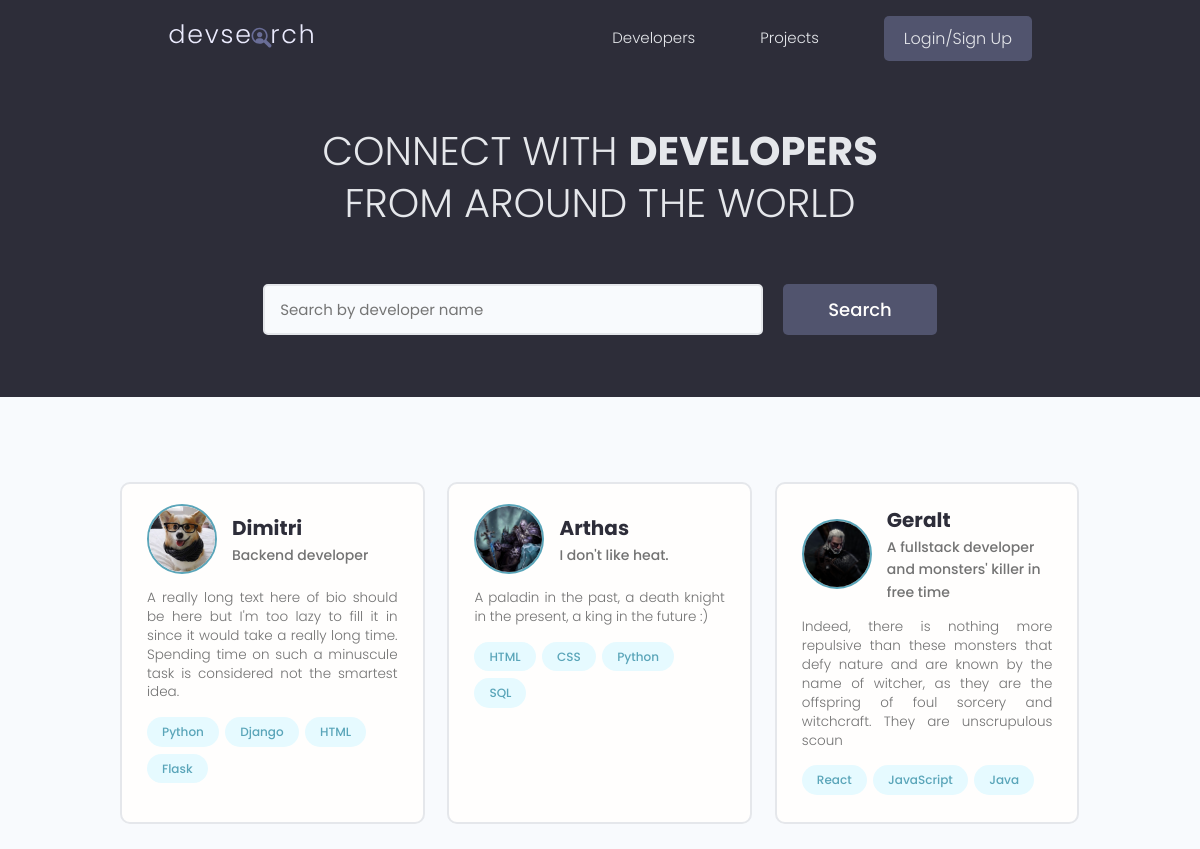
The page / on the database its author committed.
### users/models.py (models this page shows, shortened)
class Profile(models.Model):
    user = models.OneToOneField(
        User, on_delete=models.CASCADE, null=True, blank=True)
    email = models.EmailField(max_length=500, blank=True, null=True)
    username = models.CharField(max_length=200, blank=True, null=True)
    name = models.CharField(max_length=200, blank=True, null=True)
    location = models.CharField(max_length=200, blank=True, null=True)
    short_info = models.CharField(max_length=200, blank=True, null=True)
    bio = models.TextField(blank=True, null=True)
    profile_image = models.ImageField(null=True, blank=True,
                                    upload_to='profiles/', default='user-default.png')
    social_github = models.CharField(max_length=200, blank=True, null=True)
    social_twitter = models.CharField(max_length=200, blank=True, null=True)
    social_linkedin = models.CharField(max_length=200, blank=True, null=True)
    social_youtube = models.CharField(max_length=200, blank=True, null=True)
    social_website = models.CharField(max_length=200, blank=True, null=True)
    created = models.DateTimeField(auto_now_add=True)
    id = models.UUIDField(default=uuid.uuid4, unique=True,
                            primary_key=True, editable=False)

class Skill(models.Model):
    owner = models.ForeignKey(Profile, on_delete=models.CASCADE, null=True, blank=True)
    name = models.CharField(max_length=200, null=True, blank=True)
    description = models.TextField(null=True, blank=True)
    created = models.DateTimeField(auto_now_add=True)
    id = models.UUIDField(default=uuid.uuid4, unique=True,
                            primary_key=True, editable=False)
    def __str__(self):
        return self.name

### users/views.py (the view)
# urls.py: path('', views.profiles, name='profiles'),
def profiles(request):
    profiles, search_query = searchProfiles(request)
    custom_range, profiles = paginateProfiles(request, profiles, 6)
    context = {
        'profiles': profiles, 'search_query': search_query,
        'custom_range': custom_range
        }
    return render(request, 'users/profiles.html', context)

### users/utils.py (called while the page is built)
def paginateProfiles(request, profiles, results):
    page = request.GET.get('page')
    results_to_display = results
    paginator = Paginator(profiles, results_to_display)
    try:
        profiles = paginator.page(page)
    except PageNotAnInteger:
        page = 1
        profiles = paginator.page(page)
    except EmptyPage:
        page = paginator.num_pages
        profiles = paginator.page(page)
    custom_range = createCustomRange(page, paginator.num_pages, 5)
    return custom_range, profiles

def createCustomRange(pageCurrent, pageTotal, value):
    leftIndex = (int(pageCurrent) - (int(value) - 1))
    if leftIndex < 1:
        leftIndex = 1
    rightIndex = (int(pageCurrent) + int(value))
    if rightIndex > pageTotal:
        rightIndex = pageTotal + 1
    custom_range = range(leftIndex, rightIndex)
    return custom_range

def searchProfiles(request):
    search_query = ''
    if request.GET.get('search_query'):
        search_query = request.GET.get('search_query')
    skills = Skill.objects.filter(name__icontains=search_query)
    profiles = Profile.objects.distinct().filter(
        Q(name__icontains=search_query) |
        Q(short_info__icontains=search_query) |
        Q(skill__in=skills)
        )
    return profiles, search_query

### users/templates/users/profiles.html (shortened to what this page needs)
{% extends 'main.html' %}
{% block content %}
<main class="home">
    <section class="hero-section text-center">
      <div class="container container--narrow">
        <div class="hero-section__box">
          <h2>CONNECT WITH <span>DEVELOPERS</span></h2>
          <h2>FROM AROUND THE WORLD</h2>
        </div>
        <div class="hero-section__search">
          <form id="searchForm" class="form" action="#" method="get">
            <div class="form__field">
              <input class="input input--text" id="formInput#search" type="text" name="search_query"
                value="{{search_query}}" placeholder="Search by developer name" />
            </div>
            <input class="btn btn--sub btn--lg" type="submit" value="Search" />
          </form>
        </div>
      </div>
    </section>
    <section class="devlist">
      <div class="container">
        <div class="grid grid--three">
            {% for profile in profiles %}
            <div class="column card">
                <div class="dev">
                    <a href="{% url 'user-profile' profile.id %}" class="card__body">
                    <div class="dev__profile">
                        <img class="avatar avatar--md" src="{{profile.profile_image.url}}" alt="image" />
                        <div class="dev__meta">
                        <h3>{{profile.name}}</h3>
                        <h5>{{profile.short_info|slice:"60"}}</h5>
                        </div>
                    </div>
                    <p class="dev__info">{{profile.bio|slice:"200"}}</p>
                    <div class="dev__skills">
                        {% for skill in profile.skill_set.all|slice:"5" %}
                        <span class="tag tag--pill tag--main">
                        <small>{{skill}}</small>
                        </span>
                        {% endfor %}
                    </div>
                    </a>
                </div>
            </div>
            {% endfor %}
        </div>
      </div>
    </section>
  </main>
{% endblock content %}

### templates/main.html (shortened to what this page needs)
{% load static %}
<!DOCTYPE html>
<html>
<head>
    <link rel="stylesheet" href="https://cdn.iconmonstr.com/1.3.0/css/iconmonstr-iconic-font.min.css" />
    <link rel="stylesheet" href="{% static 'uikit/styles/uikit.css' %}" />
    <link rel="stylesheet" href="{% static 'styles/app.css' %}" />
</head>
<body>
  {% include 'navbar.html' %}
  {% block content %}
  {% endblock content %}
</body>
</html>

### templates/navbar.html (shortened to what this page needs)
{% load static %}
<header class="header">
<div class="container container--narrow">
    <a href="{% url 'profiles' %}" class="header__logo">
    <img src="{% static 'images/logo.svg' %}" alt="DevSearch Logo" />
    </a>
    <nav class="header__nav">
    <ul class="header__menu">
        <li class="header__menuItem"><a href="{% url 'profiles' %}">Developers</a></li>
        <li class="header__menuItem"><a href="{% url 'projects' %}">Projects</a></li>
        {% if request.user.is_authenticated %}
        <li class="header__menuItem"><a href="{% url 'logout' %}" class="btn btn--sub">Logout</a></li>
        {% else %}
        <li class="header__menuItem"><a href="{% url 'login' %}" class="btn btn--sub">Login/Sign Up</a></li>
        {% endif %}
    </ul>
    </nav>
</div>
</header>

### static/styles/app.css (style rules this page uses)
:root { --color-sub: #2d2d39; }
html { height: 100%; }
.btn--sub { background-color: var(--color-sub-light); }
.card { border: 2px solid var(--color-light); }
img { width: 100%; }
.header { position: sticky; z-index: 111; background-color: var(--color-sub); padding: 1.5rem 0; }
.header > .container { display: flex; justify-content: space-between; align-items: center; }
.header__logo > img { height: 3.8rem; }
.header__nav > ul { display: inline-flex; align-items: center; list-style: none; gap: 6.5rem; }
.header__menuItem > a { color: var(--color-light); font-weight: 300; }
.hero-section { height: 40vh; display: flex; align-items: center; background-color: var(--color-sub); }
.hero-section__box { margin-bottom: 4rem; }
.hero-section__box > h2, .hero-section__box > h2 > span { font-size: 4rem; color: var(--color-light); line-height: 1.3; text-transform: uppercase; }
.hero-section__box > h2 { font-weight: 300; }
.hero-section__box > h2 > span { font-weight: 700; }
.hero-section__search > .form { display: flex; align-items: center; justify-content: center; gap: 2rem; }
.hero-section__search > .form input.input--text { width: 50rem; }
.devlist { margin-top: 8rem; }
.devlist .grid { align-items: stretch; }
.devlist .dev .dev__profile { display: flex; align-items: center; gap: 1.5rem; }
.devlist .dev .dev__meta h3 { color: var(--color-sub); font-size: 2rem; font-weight: 700; }
.devlist .dev .dev__meta h5 { color: var(--color-text); font-size: 1.4rem; font-weight: 500; }
.devlist .dev .dev__info { margin: 1.5rem 0; font-size: 1.35rem; line-height: 1.4; text-align: justify; }

### static/uikit/styles/modules/_variables.css (style rules this page uses)
:root { --color-main: #5aa5b9; --color-main-light: #e6faff; --color-sub: #3f4156; --color-sub-light: #51546e; --color-sub-lighter: #ededfd; --color-text: #737373; --color-gray: #8b8b8b; --color-light: #e5e7eb; --color-light-gray: #767676; --color-bg: #f8fafd; --color-white: #fffefd; --color-white-light: #f3f3f3; --color-success: #359e64; --color-success-bg: #def8e8; --color-error: #fc4b0b; --color-error-bg: #fff2ee; --font-base: 'Poppins', arial, helvetica, 'Segoe UI', roboto, ubuntu, sans-serif; --font-monospace: 'Fira Code', 'Courier New', courier, monospace; --font-regular: 300; --font-medium: 500; --font-bold: 700; --generic-shadow: 1px 1px 5px #00000010; --generic-transition: all 0.3s ease-in-out; }

### static/uikit/styles/modules/_base.css (style rules this page uses)
* { margin: 0; padding: 0; box-sizing: border-box; text-rendering: optimizeLegibility; color: inherit; font-size: inherit; }
html { font-size: 50%; }
@media only screen and (min-width: 480px) { html { font-size: 56.25%; } }
@media only screen and (min-width: 1200px) { html { font-size: 62.5%; } }
body { line-height: 1.6; font-weight: 400; font-size: 1.5rem; color: var(--color-text); background-color: var(--color-bg); min-height: 100vh; }

### static/uikit/styles/modules/_typography.css (style rules this page uses)
* { font-family: var(--font-base); }
h2 { font-size: 3.6rem; font-weight: var(--font-bold); }
h3 { font-size: 3.2rem; font-weight: var(--font-medium); }
h5 { font-size: 2.4rem; font-weight: var(--font-medium); }
h5, h6 { font-weight: var(--font-regular); }
p, span, strong { font-size: 1.6rem; color: var(--color-text); font-weight: var(--font-regular); }
a { padding-bottom: 2px; text-decoration: none; display: inline-block; color: var(--color-main); font-weight: var(--font-medium); }

### static/uikit/styles/modules/_utilities.css (style rules this page uses)
.container { width: 92%; max-width: 165rem; margin: 0 auto; box-sizing: border-box; }
.container--narrow { width: 92%; max-width: 120rem; }
@media screen and (min-width: 1000px) { .container { width: 90%; } }
@media screen and (min-width: 1000px) { .container--narrow { width: 85%; } }
@media screen and (min-width: 1200px) { .container { width: 80%; } }
@media screen and (min-width: 1200px) { .container--narrow { width: 72%; } }
.text-center { text-align: center; }

### static/uikit/styles/modules/_avatar.css (style rules this page uses)
.avatar { border-radius: 50%; border: 2px solid var(--color-main); object-fit: cover; }
.avatar--md { height: 7rem; width: 7rem; }

### static/uikit/styles/modules/_card.css (style rules this page uses)
.card { border-radius: 1rem; background-color: var(--color-white); border: 1.5px solid var(--color-light); width: auto; height: auto; margin-top: 0.5rem; margin-bottom: 0.5rem; overflow: hidden; }
.card__body, .card__header { padding: 2rem 2.5rem; }

### static/uikit/styles/modules/_form.css (style rules this page uses)
.form { display: block; }
.form__field { margin-top: 1.5rem; margin-bottom: 1.5rem; }
input.input[type='text'], input.input[type='email'], input.input[type='password'], input.input[type='number'], textarea.input { min-width: 24rem; width: 100%; padding: 1.2rem 1.5rem; border-radius: 0.5rem; border: 2px solid var(--color-light); transition: all 0.3s ease-in-out; background-color: var(--color-bg); }

### rows shown on the page
Profile: profile_image (picture), name "Dimitri", short_info "Backend developer", bio "A really long text here of bio should be here but I'm too lazy to fill it in since it would take a really long time. Spending time on such a minuscule task is considered not the smartest idea."
Skill: name "Python"
Skill: name "Django"
Skill: name "HTML"
Skill: name "Flask"
Profile: profile_image (picture), name "Arthas", short_info "I don't like heat.", bio "A paladin in the past, a death knight in the present, a king in the future :)"
Skill: name "HTML"
Skill: name "CSS"
Skill: name "Python"
Skill: name "SQL"
Profile: profile_image (picture), name "Geralt", short_info "A fullstack developer and monsters' killer in free time", bio "Indeed, there is nothing more repulsive than these monsters that defy nature and are known by the name of witcher, as they are the offspring of foul sorcery and witchcraft. They are unscrupulous scoun"
Skill: name "React"
Skill: name "JavaScript"
Skill: name "Java"
